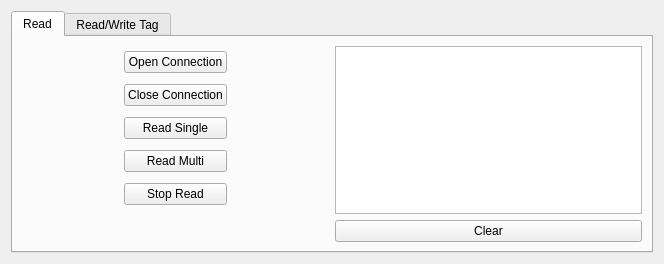
<?xml version="1.0" encoding="UTF-8"?>
<ui version="4.0">
 <class>Form</class>
 <widget class="QWidget" name="Form">
  <property name="geometry">
   <rect>
    <x>0</x>
    <y>0</y>
    <width>664</width>
    <height>264</height>
   </rect>
  </property>
  <property name="windowTitle">
   <string>Form</string>
  </property>
  <layout class="QGridLayout" name="gridLayout_2">
   <item row="0" column="0">
    <widget class="QTabWidget" name="tabWidget">
     <property name="currentIndex">
      <number>0</number>
     </property>
     <widget class="QWidget" name="tab">
      <attribute name="title">
       <string>Read</string>
      </attribute>
      <layout class="QGridLayout" name="gridLayout">
       <item row="0" column="0">
        <layout class="QHBoxLayout" name="horizontalLayout_6">
         <item>
          <spacer name="horizontalSpacer_3">
           <property name="orientation">
            <enum>Qt::Horizontal</enum>
           </property>
           <property name="sizeHint" stdset="0">
            <size>
             <width>40</width>
             <height>20</height>
            </size>
           </property>
          </spacer>
         </item>
         <item>
          <layout class="QVBoxLayout" name="verticalLayout">
           <item>
            <widget class="QPushButton" name="openConnectionButton">
             <property name="text">
              <string>Open Connection</string>
             </property>
            </widget>
           </item>
           <item>
            <widget class="QPushButton" name="closeConnectionButton">
             <property name="text">
              <string>Close Connection</string>
             </property>
            </widget>
           </item>
           <item>
            <widget class="QPushButton" name="readSingleButton">
             <property name="text">
              <string>Read Single</string>
             </property>
            </widget>
           </item>
           <item>
            <widget class="QPushButton" name="readMultiButton">
             <property name="text">
              <string>Read Multi</string>
             </property>
            </widget>
           </item>
           <item>
            <widget class="QPushButton" name="stopReadButton">
             <property name="text">
              <string>Stop Read</string>
             </property>
            </widget>
           </item>
          </layout>
         </item>
         <item>
          <spacer name="horizontalSpacer_2">
           <property name="orientation">
            <enum>Qt::Horizontal</enum>
           </property>
           <property name="sizeHint" stdset="0">
            <size>
             <width>40</width>
             <height>20</height>
            </size>
           </property>
          </spacer>
         </item>
        </layout>
       </item>
       <item row="0" column="1">
        <widget class="QTextEdit" name="textEdit01"/>
       </item>
       <item row="1" column="0">
        <spacer name="horizontalSpacer">
         <property name="orientation">
          <enum>Qt::Horizontal</enum>
         </property>
         <property name="sizeHint" stdset="0">
          <size>
           <width>40</width>
           <height>20</height>
          </size>
         </property>
        </spacer>
       </item>
       <item row="1" column="1">
        <widget class="QPushButton" name="clearButton">
         <property name="text">
          <string>Clear</string>
         </property>
        </widget>
       </item>
      </layout>
     </widget>
     <widget class="QWidget" name="tab_2">
      <attribute name="title">
       <string>Read/Write Tag</string>
      </attribute>
      <layout class="QGridLayout" name="gridLayout_3">
       <item row="0" column="0">
        <layout class="QHBoxLayout" name="horizontalLayout">
         <item>
          <widget class="QLabel" name="label">
           <property name="text">
            <string>Memory Bank:</string>
           </property>
           <property name="alignment">
            <set>Qt::AlignRight|Qt::AlignTrailing|Qt::AlignVCenter</set>
           </property>
          </widget>
         </item>
         <item>
          <widget class="QComboBox" name="comboBox">
           <item>
            <property name="text">
             <string>EPC</string>
            </property>
           </item>
           <item>
            <property name="text">
             <string>RFU</string>
            </property>
           </item>
           <item>
            <property name="text">
             <string>TID</string>
            </property>
           </item>
           <item>
            <property name="text">
             <string>USER</string>
            </property>
           </item>
          </widget>
         </item>
         <item>
          <spacer name="horizontalSpacer_5">
           <property name="orientation">
            <enum>Qt::Horizontal</enum>
           </property>
           <property name="sizeHint" stdset="0">
            <size>
             <width>40</width>
             <height>20</height>
            </size>
           </property>
          </spacer>
         </item>
        </layout>
       </item>
       <item row="0" column="1" rowspan="4">
        <widget class="QTextEdit" name="textEdit02"/>
       </item>
       <item row="1" column="0">
        <layout class="QHBoxLayout" name="horizontalLayout_2">
         <item>
          <widget class="QLabel" name="label_2">
           <property name="text">
            <string>Mask:</string>
           </property>
           <property name="alignment">
            <set>Qt::AlignRight|Qt::AlignTrailing|Qt::AlignVCenter</set>
           </property>
           <property name="wordWrap">
            <bool>false</bool>
           </property>
          </widget>
         </item>
         <item>
          <widget class="QLineEdit" name="maskLine"/>
         </item>
        </layout>
       </item>
       <item row="2" column="0">
        <layout class="QHBoxLayout" name="horizontalLayout_5">
         <item>
          <spacer name="horizontalSpacer_4">
           <property name="orientation">
            <enum>Qt::Horizontal</enum>
           </property>
           <property name="sizeHint" stdset="0">
            <size>
             <width>40</width>
             <height>20</height>
            </size>
           </property>
          </spacer>
         </item>
         <item>
          <widget class="QPushButton" name="setSelectButton">
           <property name="text">
            <string>Set Select</string>
           </property>
          </widget>
         </item>
        </layout>
       </item>
       <item row="3" column="0">
        <layout class="QHBoxLayout" name="horizontalLayout_3">
         <item>
          <widget class="QLabel" name="label_3">
           <property name="text">
            <string>Data:</string>
           </property>
           <property name="alignment">
            <set>Qt::AlignRight|Qt::AlignTrailing|Qt::AlignVCenter</set>
           </property>
          </widget>
         </item>
         <item>
          <widget class="QLineEdit" name="dataLine"/>
         </item>
        </layout>
       </item>
       <item row="4" column="0">
        <layout class="QHBoxLayout" name="horizontalLayout_4">
         <item>
          <widget class="QPushButton" name="readButton">
           <property name="text">
            <string>Read</string>
           </property>
          </widget>
         </item>
         <item>
          <widget class="QPushButton" name="writeButton">
           <property name="text">
            <string>Write</string>
           </property>
          </widget>
         </item>
         <item>
          <widget class="QPushButton" name="cancelButton">
           <property name="text">
            <string>Cancel</string>
           </property>
          </widget>
         </item>
        </layout>
       </item>
      </layout>
     </widget>
    </widget>
   </item>
  </layout>
 </widget>
 <resources/>
 <connections/>
</ui>
